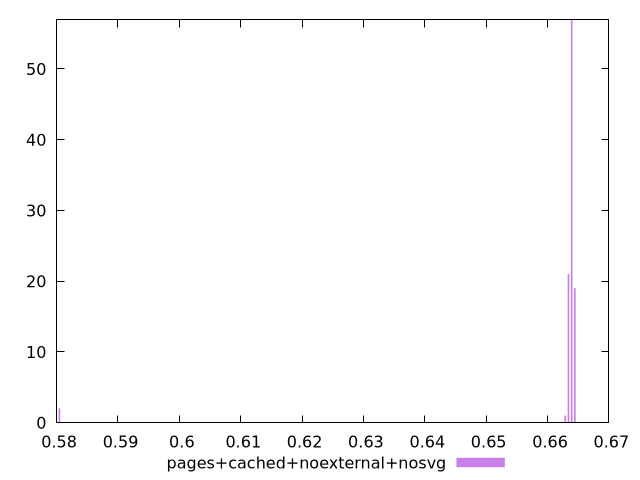

The script that saved this image:
$_pagesCachedNoexternalNosvg <<EOF
0.663414947338052 21
0.6639367050630525 57
0.6644584627880529 19
0.6628931896130515 1
0.580455469062983 2
EOF
set key outside below
set terminal pngcairo
set output "report_00005_2020-11-02T22-26-11.212Z/uses-rel-preload/pages+cached+noexternal+nosvg//hist.png"
set yrange [0:57]
set boxwidth 0.00026087886250021706
set style fill transparent solid 0.5 noborder
plot $_pagesCachedNoexternalNosvg title "pages+cached+noexternal+nosvg" with boxes ,
